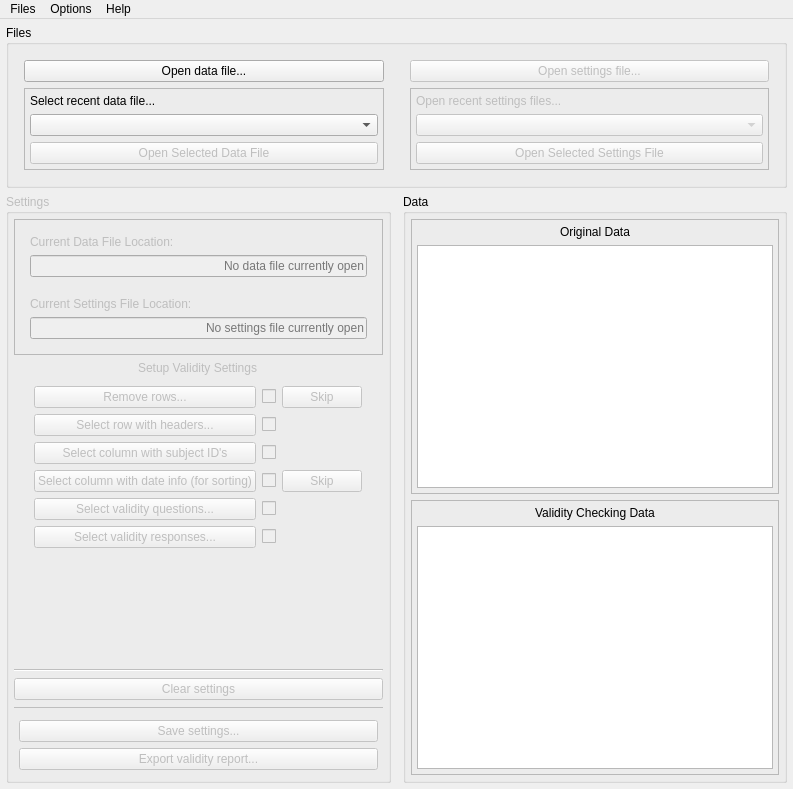
<?xml version="1.0" encoding="UTF-8"?>
<ui version="4.0">
 <class>MainWindow</class>
 <widget class="QMainWindow" name="MainWindow">
  <property name="geometry">
   <rect>
    <x>0</x>
    <y>0</y>
    <width>793</width>
    <height>789</height>
   </rect>
  </property>
  <property name="windowTitle">
   <string>Validity Checker</string>
  </property>
  <widget class="QWidget" name="centralWidget">
   <layout class="QGridLayout" name="gridLayout_2">
    <property name="leftMargin">
     <number>6</number>
    </property>
    <property name="topMargin">
     <number>6</number>
    </property>
    <property name="rightMargin">
     <number>6</number>
    </property>
    <property name="bottomMargin">
     <number>6</number>
    </property>
    <property name="horizontalSpacing">
     <number>6</number>
    </property>
    <item row="4" column="2">
     <widget class="QGroupBox" name="dataGroupBox">
      <property name="title">
       <string>Data</string>
      </property>
      <layout class="QVBoxLayout" name="verticalLayout_8">
       <property name="leftMargin">
        <number>5</number>
       </property>
       <property name="topMargin">
        <number>5</number>
       </property>
       <property name="rightMargin">
        <number>5</number>
       </property>
       <property name="bottomMargin">
        <number>5</number>
       </property>
       <item>
        <widget class="QFrame" name="rawDataFrame">
         <property name="frameShape">
          <enum>QFrame::StyledPanel</enum>
         </property>
         <layout class="QVBoxLayout" name="verticalLayout_7">
          <property name="leftMargin">
           <number>5</number>
          </property>
          <property name="topMargin">
           <number>5</number>
          </property>
          <property name="rightMargin">
           <number>5</number>
          </property>
          <property name="bottomMargin">
           <number>5</number>
          </property>
          <item>
           <widget class="QLabel" name="rawDataFileNameLabel">
            <property name="text">
             <string>Original Data</string>
            </property>
            <property name="alignment">
             <set>Qt::AlignCenter</set>
            </property>
           </widget>
          </item>
          <item>
           <widget class="QTableView" name="rawTableView">
            <property name="enabled">
             <bool>true</bool>
            </property>
            <property name="minimumSize">
             <size>
              <width>0</width>
              <height>219</height>
             </size>
            </property>
            <property name="alternatingRowColors">
             <bool>true</bool>
            </property>
            <property name="sortingEnabled">
             <bool>true</bool>
            </property>
            <attribute name="horizontalHeaderCascadingSectionResizes">
             <bool>true</bool>
            </attribute>
            <attribute name="verticalHeaderCascadingSectionResizes">
             <bool>true</bool>
            </attribute>
            <attribute name="verticalHeaderShowSortIndicator" stdset="0">
             <bool>false</bool>
            </attribute>
           </widget>
          </item>
         </layout>
        </widget>
       </item>
       <item>
        <widget class="QFrame" name="validityReportFrame">
         <property name="frameShape">
          <enum>QFrame::StyledPanel</enum>
         </property>
         <layout class="QVBoxLayout" name="verticalLayout_12">
          <property name="leftMargin">
           <number>5</number>
          </property>
          <property name="topMargin">
           <number>5</number>
          </property>
          <property name="rightMargin">
           <number>5</number>
          </property>
          <property name="bottomMargin">
           <number>5</number>
          </property>
          <item>
           <widget class="QLabel" name="validityReportLabel">
            <property name="text">
             <string>Validity Checking Data</string>
            </property>
            <property name="scaledContents">
             <bool>false</bool>
            </property>
            <property name="alignment">
             <set>Qt::AlignCenter</set>
            </property>
           </widget>
          </item>
          <item>
           <widget class="QTableView" name="validityReportTableView">
            <property name="minimumSize">
             <size>
              <width>340</width>
              <height>234</height>
             </size>
            </property>
            <property name="sizeAdjustPolicy">
             <enum>QAbstractScrollArea::AdjustToContents</enum>
            </property>
            <property name="alternatingRowColors">
             <bool>true</bool>
            </property>
            <property name="horizontalScrollMode">
             <enum>QAbstractItemView::ScrollPerItem</enum>
            </property>
            <property name="sortingEnabled">
             <bool>true</bool>
            </property>
            <attribute name="horizontalHeaderCascadingSectionResizes">
             <bool>true</bool>
            </attribute>
            <attribute name="horizontalHeaderShowSortIndicator" stdset="0">
             <bool>true</bool>
            </attribute>
            <attribute name="verticalHeaderCascadingSectionResizes">
             <bool>true</bool>
            </attribute>
           </widget>
          </item>
         </layout>
        </widget>
       </item>
      </layout>
     </widget>
    </item>
    <item row="0" column="0" colspan="3">
     <widget class="QGroupBox" name="fileGroupBox">
      <property name="title">
       <string>Files</string>
      </property>
      <layout class="QHBoxLayout" name="horizontalLayout">
       <property name="leftMargin">
        <number>5</number>
       </property>
       <property name="topMargin">
        <number>5</number>
       </property>
       <property name="rightMargin">
        <number>5</number>
       </property>
       <property name="bottomMargin">
        <number>5</number>
       </property>
       <item>
        <widget class="QWidget" name="openDataFileFrame" native="true">
         <layout class="QVBoxLayout" name="verticalLayout_4">
          <item>
           <widget class="QPushButton" name="openDataFileButton">
            <property name="text">
             <string>Open data file...</string>
            </property>
           </widget>
          </item>
          <item>
           <widget class="QFrame" name="recentDataFileFrame">
            <property name="frameShape">
             <enum>QFrame::StyledPanel</enum>
            </property>
            <property name="frameShadow">
             <enum>QFrame::Raised</enum>
            </property>
            <layout class="QVBoxLayout" name="verticalLayout_13">
             <property name="leftMargin">
              <number>5</number>
             </property>
             <property name="topMargin">
              <number>5</number>
             </property>
             <property name="rightMargin">
              <number>5</number>
             </property>
             <property name="bottomMargin">
              <number>5</number>
             </property>
             <item>
              <widget class="QLabel" name="openRecentDataFileLabel">
               <property name="enabled">
                <bool>true</bool>
               </property>
               <property name="text">
                <string>Select recent data file...</string>
               </property>
              </widget>
             </item>
             <item>
              <widget class="QComboBox" name="selectRecentDataFileComboBox">
               <property name="currentText">
                <string/>
               </property>
              </widget>
             </item>
             <item>
              <widget class="QPushButton" name="openRecentDataFileButton">
               <property name="enabled">
                <bool>false</bool>
               </property>
               <property name="text">
                <string>Open Selected Data File</string>
               </property>
              </widget>
             </item>
            </layout>
           </widget>
          </item>
         </layout>
        </widget>
       </item>
       <item>
        <widget class="QWidget" name="openSettingsFileFrame" native="true">
         <property name="enabled">
          <bool>false</bool>
         </property>
         <layout class="QVBoxLayout" name="verticalLayout">
          <item>
           <widget class="QPushButton" name="openValiditySettingsFileButton">
            <property name="text">
             <string>Open settings file...</string>
            </property>
           </widget>
          </item>
          <item>
           <widget class="QFrame" name="recentValiditySettingsFileFrame">
            <property name="frameShape">
             <enum>QFrame::StyledPanel</enum>
            </property>
            <property name="frameShadow">
             <enum>QFrame::Raised</enum>
            </property>
            <layout class="QVBoxLayout" name="verticalLayout_14">
             <property name="leftMargin">
              <number>5</number>
             </property>
             <property name="topMargin">
              <number>5</number>
             </property>
             <property name="rightMargin">
              <number>5</number>
             </property>
             <property name="bottomMargin">
              <number>5</number>
             </property>
             <item>
              <widget class="QLabel" name="openRecentValiditySettingsFileLabel">
               <property name="enabled">
                <bool>false</bool>
               </property>
               <property name="text">
                <string>Open recent settings files...</string>
               </property>
              </widget>
             </item>
             <item>
              <widget class="QComboBox" name="selectRecentValiditySettingsFileComboBox">
               <property name="currentText">
                <string/>
               </property>
              </widget>
             </item>
             <item>
              <widget class="QPushButton" name="openRecentValiditySettingsFileButton">
               <property name="enabled">
                <bool>false</bool>
               </property>
               <property name="text">
                <string>Open Selected Settings File</string>
               </property>
              </widget>
             </item>
            </layout>
           </widget>
          </item>
         </layout>
        </widget>
       </item>
      </layout>
     </widget>
    </item>
    <item row="4" column="0">
     <widget class="QGroupBox" name="settingsGroupBox">
      <property name="enabled">
       <bool>false</bool>
      </property>
      <property name="maximumSize">
       <size>
        <width>440</width>
        <height>16777215</height>
       </size>
      </property>
      <property name="title">
       <string>Settings</string>
      </property>
      <layout class="QVBoxLayout" name="verticalLayout_10">
       <property name="leftMargin">
        <number>5</number>
       </property>
       <property name="topMargin">
        <number>5</number>
       </property>
       <property name="rightMargin">
        <number>5</number>
       </property>
       <property name="bottomMargin">
        <number>5</number>
       </property>
       <item>
        <widget class="QFrame" name="fileLocationFrame">
         <property name="frameShape">
          <enum>QFrame::StyledPanel</enum>
         </property>
         <layout class="QVBoxLayout" name="verticalLayout_9">
          <property name="spacing">
           <number>0</number>
          </property>
          <property name="leftMargin">
           <number>5</number>
          </property>
          <property name="topMargin">
           <number>5</number>
          </property>
          <property name="rightMargin">
           <number>5</number>
          </property>
          <property name="bottomMargin">
           <number>5</number>
          </property>
          <item>
           <widget class="QWidget" name="dataFileWidget" native="true">
            <layout class="QVBoxLayout" name="verticalLayout_2">
             <property name="leftMargin">
              <number>10</number>
             </property>
             <property name="topMargin">
              <number>10</number>
             </property>
             <property name="rightMargin">
              <number>10</number>
             </property>
             <property name="bottomMargin">
              <number>10</number>
             </property>
             <item>
              <widget class="QLabel" name="dataFileLocationLabel">
               <property name="sizePolicy">
                <sizepolicy hsizetype="Fixed" vsizetype="Preferred">
                 <horstretch>0</horstretch>
                 <verstretch>0</verstretch>
                </sizepolicy>
               </property>
               <property name="text">
                <string>Current Data File Location:</string>
               </property>
               <property name="scaledContents">
                <bool>false</bool>
               </property>
              </widget>
             </item>
             <item>
              <widget class="QLineEdit" name="data_file_location_label">
               <property name="alignment">
                <set>Qt::AlignRight|Qt::AlignTrailing|Qt::AlignVCenter</set>
               </property>
               <property name="readOnly">
                <bool>true</bool>
               </property>
               <property name="placeholderText">
                <string>No data file currently open</string>
               </property>
              </widget>
             </item>
            </layout>
           </widget>
          </item>
          <item>
           <widget class="QWidget" name="validitySettingsFileWidget" native="true">
            <layout class="QVBoxLayout" name="verticalLayout_3">
             <property name="leftMargin">
              <number>10</number>
             </property>
             <property name="topMargin">
              <number>10</number>
             </property>
             <property name="rightMargin">
              <number>10</number>
             </property>
             <property name="bottomMargin">
              <number>10</number>
             </property>
             <item>
              <widget class="QLabel" name="validitySettingsFileLocationLabel">
               <property name="sizePolicy">
                <sizepolicy hsizetype="Fixed" vsizetype="Preferred">
                 <horstretch>0</horstretch>
                 <verstretch>0</verstretch>
                </sizepolicy>
               </property>
               <property name="text">
                <string>Current Settings File Location:</string>
               </property>
               <property name="scaledContents">
                <bool>false</bool>
               </property>
              </widget>
             </item>
             <item>
              <widget class="QLineEdit" name="validity_settings_file_location_label">
               <property name="alignment">
                <set>Qt::AlignRight|Qt::AlignTrailing|Qt::AlignVCenter</set>
               </property>
               <property name="readOnly">
                <bool>true</bool>
               </property>
               <property name="placeholderText">
                <string>No settings file currently open</string>
               </property>
              </widget>
             </item>
            </layout>
           </widget>
          </item>
         </layout>
        </widget>
       </item>
       <item alignment="Qt::AlignHCenter">
        <widget class="QLabel" name="setupDataOptionsLabel">
         <property name="text">
          <string>Setup Validity Settings</string>
         </property>
        </widget>
       </item>
       <item alignment="Qt::AlignHCenter|Qt::AlignVCenter">
        <widget class="QWidget" name="rowColumnSelect" native="true">
         <layout class="QGridLayout" name="gridLayout">
          <property name="leftMargin">
           <number>5</number>
          </property>
          <property name="topMargin">
           <number>5</number>
          </property>
          <property name="rightMargin">
           <number>5</number>
          </property>
          <property name="bottomMargin">
           <number>5</number>
          </property>
          <property name="spacing">
           <number>-1</number>
          </property>
          <item row="4" column="0">
           <widget class="QPushButton" name="open_question_select">
            <property name="enabled">
             <bool>false</bool>
            </property>
            <property name="text">
             <string>Select validity questions...</string>
            </property>
           </widget>
          </item>
          <item row="3" column="0">
           <widget class="QPushButton" name="open_date_select">
            <property name="enabled">
             <bool>false</bool>
            </property>
            <property name="text">
             <string>Select column with date info (for sorting)</string>
            </property>
           </widget>
          </item>
          <item row="0" column="0">
           <widget class="QPushButton" name="open_remove_rows">
            <property name="enabled">
             <bool>false</bool>
            </property>
            <property name="autoFillBackground">
             <bool>false</bool>
            </property>
            <property name="text">
             <string>Remove rows...</string>
            </property>
           </widget>
          </item>
          <item row="5" column="0">
           <widget class="QPushButton" name="open_response_select">
            <property name="enabled">
             <bool>false</bool>
            </property>
            <property name="text">
             <string>Select validity responses...</string>
            </property>
           </widget>
          </item>
          <item row="1" column="0">
           <widget class="QPushButton" name="open_header_select">
            <property name="enabled">
             <bool>false</bool>
            </property>
            <property name="text">
             <string>Select row with headers...</string>
            </property>
           </widget>
          </item>
          <item row="2" column="0">
           <widget class="QPushButton" name="open_subject_select">
            <property name="enabled">
             <bool>false</bool>
            </property>
            <property name="text">
             <string>Select column with subject ID's</string>
            </property>
           </widget>
          </item>
          <item row="0" column="1">
           <widget class="QCheckBox" name="removeRowsCheckBox">
            <property name="enabled">
             <bool>false</bool>
            </property>
           </widget>
          </item>
          <item row="1" column="1">
           <widget class="QCheckBox" name="headersCheckBox">
            <property name="enabled">
             <bool>false</bool>
            </property>
            <property name="text">
             <string/>
            </property>
           </widget>
          </item>
          <item row="2" column="1">
           <widget class="QCheckBox" name="subjectCheckBox">
            <property name="enabled">
             <bool>false</bool>
            </property>
            <property name="text">
             <string/>
            </property>
           </widget>
          </item>
          <item row="3" column="1">
           <widget class="QCheckBox" name="dateCheckBox">
            <property name="enabled">
             <bool>false</bool>
            </property>
            <property name="text">
             <string/>
            </property>
           </widget>
          </item>
          <item row="4" column="1">
           <widget class="QCheckBox" name="questionsCheckBox">
            <property name="enabled">
             <bool>false</bool>
            </property>
            <property name="text">
             <string/>
            </property>
           </widget>
          </item>
          <item row="5" column="1">
           <widget class="QCheckBox" name="responsesCheckBox">
            <property name="enabled">
             <bool>false</bool>
            </property>
            <property name="text">
             <string/>
            </property>
           </widget>
          </item>
          <item row="0" column="2">
           <widget class="QPushButton" name="skipRemoveRows">
            <property name="text">
             <string>Skip</string>
            </property>
           </widget>
          </item>
          <item row="3" column="2">
           <widget class="QPushButton" name="skipDateSelect">
            <property name="text">
             <string>Skip</string>
            </property>
           </widget>
          </item>
         </layout>
        </widget>
       </item>
       <item>
        <spacer name="verticalSpacer">
         <property name="orientation">
          <enum>Qt::Vertical</enum>
         </property>
         <property name="sizeHint" stdset="0">
          <size>
           <width>20</width>
           <height>40</height>
          </size>
         </property>
        </spacer>
       </item>
       <item>
        <widget class="Line" name="line_2">
         <property name="orientation">
          <enum>Qt::Horizontal</enum>
         </property>
        </widget>
       </item>
       <item>
        <widget class="QPushButton" name="clearSettings">
         <property name="enabled">
          <bool>false</bool>
         </property>
         <property name="text">
          <string>Clear settings</string>
         </property>
        </widget>
       </item>
       <item>
        <widget class="Line" name="line">
         <property name="frameShadow">
          <enum>QFrame::Plain</enum>
         </property>
         <property name="midLineWidth">
          <number>-2</number>
         </property>
         <property name="orientation">
          <enum>Qt::Horizontal</enum>
         </property>
        </widget>
       </item>
       <item>
        <widget class="QFrame" name="validitySaveExport">
         <property name="enabled">
          <bool>false</bool>
         </property>
         <layout class="QVBoxLayout" name="verticalLayout_5">
          <property name="leftMargin">
           <number>5</number>
          </property>
          <property name="topMargin">
           <number>5</number>
          </property>
          <property name="rightMargin">
           <number>5</number>
          </property>
          <property name="bottomMargin">
           <number>5</number>
          </property>
          <item>
           <widget class="QPushButton" name="saveSettingsButton">
            <property name="text">
             <string>Save settings...</string>
            </property>
            <property name="flat">
             <bool>false</bool>
            </property>
           </widget>
          </item>
          <item>
           <widget class="QPushButton" name="exportValidityReportButton">
            <property name="text">
             <string>Export validity report...</string>
            </property>
           </widget>
          </item>
         </layout>
        </widget>
       </item>
      </layout>
     </widget>
    </item>
   </layout>
  </widget>
  <widget class="QMenuBar" name="menuBar">
   <property name="geometry">
    <rect>
     <x>0</x>
     <y>0</y>
     <width>793</width>
     <height>22</height>
    </rect>
   </property>
   <widget class="QMenu" name="menuFiles">
    <property name="title">
     <string>Files</string>
    </property>
    <addaction name="actionOpenDataFile"/>
    <addaction name="separator"/>
    <addaction name="actionOpenSettingsFile"/>
    <addaction name="actionSaveSettingsFile"/>
    <addaction name="actionExportValidityReport"/>
    <addaction name="separator"/>
   </widget>
   <widget class="QMenu" name="menuOptions">
    <property name="title">
     <string>Options</string>
    </property>
    <addaction name="actionClearSettings"/>
    <addaction name="actionClearSettingsData"/>
    <addaction name="separator"/>
    <addaction name="actionClearRecentFiles"/>
   </widget>
   <widget class="QMenu" name="menuHelp">
    <property name="title">
     <string>Help</string>
    </property>
    <addaction name="actionAbout"/>
   </widget>
   <addaction name="menuFiles"/>
   <addaction name="menuOptions"/>
   <addaction name="menuHelp"/>
  </widget>
  <action name="actionOpenDataFile">
   <property name="text">
    <string>Open data file (.csv)...</string>
   </property>
   <property name="shortcut">
    <string>Ctrl+O</string>
   </property>
   <property name="autoRepeat">
    <bool>false</bool>
   </property>
  </action>
  <action name="actionOpenSettingsFile">
   <property name="text">
    <string>Open settings file (.json)...</string>
   </property>
   <property name="shortcut">
    <string>Ctrl+Shift+O</string>
   </property>
  </action>
  <action name="actionSaveSettingsFile">
   <property name="text">
    <string>Save settings file (.json)...</string>
   </property>
   <property name="shortcut">
    <string>Ctrl+S</string>
   </property>
  </action>
  <action name="actionExportValidityReport">
   <property name="text">
    <string>Export validity report (.csv)...</string>
   </property>
   <property name="shortcut">
    <string>Ctrl+E</string>
   </property>
  </action>
  <action name="actionClearSettings">
   <property name="text">
    <string>Clear settings</string>
   </property>
   <property name="shortcut">
    <string>Ctrl+Backspace</string>
   </property>
  </action>
  <action name="actionClearSettingsData">
   <property name="text">
    <string>Clear settings and data</string>
   </property>
   <property name="shortcut">
    <string>Ctrl+Shift+Backspace</string>
   </property>
  </action>
  <action name="actionClearRecentFiles">
   <property name="text">
    <string>Clear recent files</string>
   </property>
   <property name="shortcut">
    <string>Ctrl+Alt+Backspace</string>
   </property>
  </action>
  <action name="actionAbout">
   <property name="text">
    <string>About Validity Checker...</string>
   </property>
   <property name="shortcut">
    <string>Ctrl+A</string>
   </property>
  </action>
 </widget>
 <layoutdefault spacing="6" margin="10"/>
 <layoutfunction spacing="6" margin="10"/>
 <tabstops>
  <tabstop>selectRecentDataFileComboBox</tabstop>
  <tabstop>openRecentDataFileButton</tabstop>
  <tabstop>selectRecentValiditySettingsFileComboBox</tabstop>
  <tabstop>openRecentValiditySettingsFileButton</tabstop>
  <tabstop>open_remove_rows</tabstop>
  <tabstop>open_header_select</tabstop>
  <tabstop>open_subject_select</tabstop>
  <tabstop>open_date_select</tabstop>
  <tabstop>saveSettingsButton</tabstop>
  <tabstop>exportValidityReportButton</tabstop>
  <tabstop>rawTableView</tabstop>
  <tabstop>validityReportTableView</tabstop>
 </tabstops>
 <resources/>
 <connections>
  <connection>
   <sender>actionOpenDataFile</sender>
   <signal>triggered()</signal>
   <receiver>openDataFileButton</receiver>
   <slot>click()</slot>
   <hints>
    <hint type="sourcelabel">
     <x>-1</x>
     <y>-1</y>
    </hint>
    <hint type="destinationlabel">
     <x>204</x>
     <y>64</y>
    </hint>
   </hints>
  </connection>
  <connection>
   <sender>actionOpenSettingsFile</sender>
   <signal>triggered()</signal>
   <receiver>openValiditySettingsFileButton</receiver>
   <slot>click()</slot>
   <hints>
    <hint type="sourcelabel">
     <x>-1</x>
     <y>-1</y>
    </hint>
    <hint type="destinationlabel">
     <x>588</x>
     <y>64</y>
    </hint>
   </hints>
  </connection>
  <connection>
   <sender>actionClearSettings</sender>
   <signal>triggered()</signal>
   <receiver>clearSettings</receiver>
   <slot>click()</slot>
   <hints>
    <hint type="sourcelabel">
     <x>-1</x>
     <y>-1</y>
    </hint>
    <hint type="destinationlabel">
     <x>206</x>
     <y>636</y>
    </hint>
   </hints>
  </connection>
  <connection>
   <sender>actionSaveSettingsFile</sender>
   <signal>triggered()</signal>
   <receiver>saveSettingsButton</receiver>
   <slot>click()</slot>
   <hints>
    <hint type="sourcelabel">
     <x>-1</x>
     <y>-1</y>
    </hint>
    <hint type="destinationlabel">
     <x>206</x>
     <y>688</y>
    </hint>
   </hints>
  </connection>
  <connection>
   <sender>actionExportValidityReport</sender>
   <signal>triggered()</signal>
   <receiver>exportValidityReportButton</receiver>
   <slot>click()</slot>
   <hints>
    <hint type="sourcelabel">
     <x>-1</x>
     <y>-1</y>
    </hint>
    <hint type="destinationlabel">
     <x>206</x>
     <y>722</y>
    </hint>
   </hints>
  </connection>
 </connections>
 <designerdata>
  <property name="gridDeltaX">
   <number>10</number>
  </property>
  <property name="gridDeltaY">
   <number>10</number>
  </property>
  <property name="gridSnapX">
   <bool>true</bool>
  </property>
  <property name="gridSnapY">
   <bool>true</bool>
  </property>
  <property name="gridVisible">
   <bool>true</bool>
  </property>
 </designerdata>
</ui>
